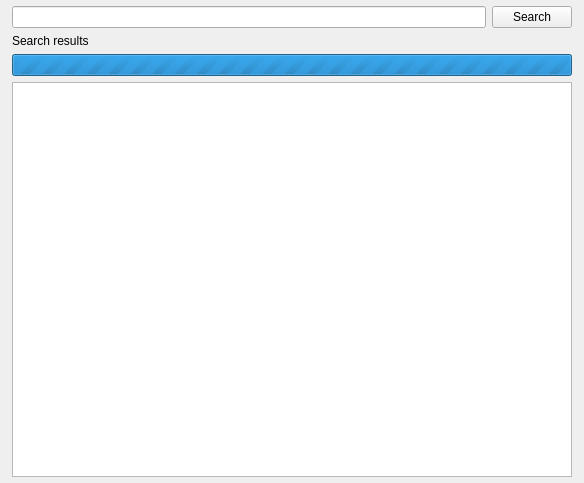
<?xml version="1.0" encoding="UTF-8"?>
<ui version="4.0">
 <class>Form</class>
 <widget class="QWidget" name="Form">
  <property name="geometry">
   <rect>
    <x>0</x>
    <y>0</y>
    <width>584</width>
    <height>483</height>
   </rect>
  </property>
  <property name="windowTitle">
   <string>Form</string>
  </property>
  <layout class="QVBoxLayout" name="verticalLayout">
   <property name="margin">
    <number>0</number>
   </property>
   <item>
    <widget class="QWidget" name="topbar" native="true"/>
   </item>
   <item>
    <layout class="QVBoxLayout" name="verticalLayout_2">
     <property name="leftMargin">
      <number>12</number>
     </property>
     <property name="rightMargin">
      <number>12</number>
     </property>
     <item>
      <layout class="QHBoxLayout" name="horizontalLayout">
       <item>
        <widget class="QLineEdit" name="lSearch"/>
       </item>
       <item>
        <widget class="QPushButton" name="bSearch">
         <property name="text">
          <string>Search</string>
         </property>
        </widget>
       </item>
      </layout>
     </item>
     <item>
      <widget class="QLabel" name="label">
       <property name="text">
        <string>Search results</string>
       </property>
      </widget>
     </item>
     <item>
      <widget class="QProgressBar" name="progressBar">
       <property name="maximum">
        <number>0</number>
       </property>
      </widget>
     </item>
     <item>
      <widget class="QListWidget" name="listWidget"/>
     </item>
    </layout>
   </item>
   <item>
    <widget class="QWidget" name="toolbar" native="true"/>
   </item>
  </layout>
 </widget>
 <resources/>
 <connections>
  <connection>
   <sender>lSearch</sender>
   <signal>returnPressed()</signal>
   <receiver>bSearch</receiver>
   <slot>click()</slot>
   <hints>
    <hint type="sourcelabel">
     <x>249</x>
     <y>27</y>
    </hint>
    <hint type="destinationlabel">
     <x>528</x>
     <y>29</y>
    </hint>
   </hints>
  </connection>
 </connections>
</ui>
